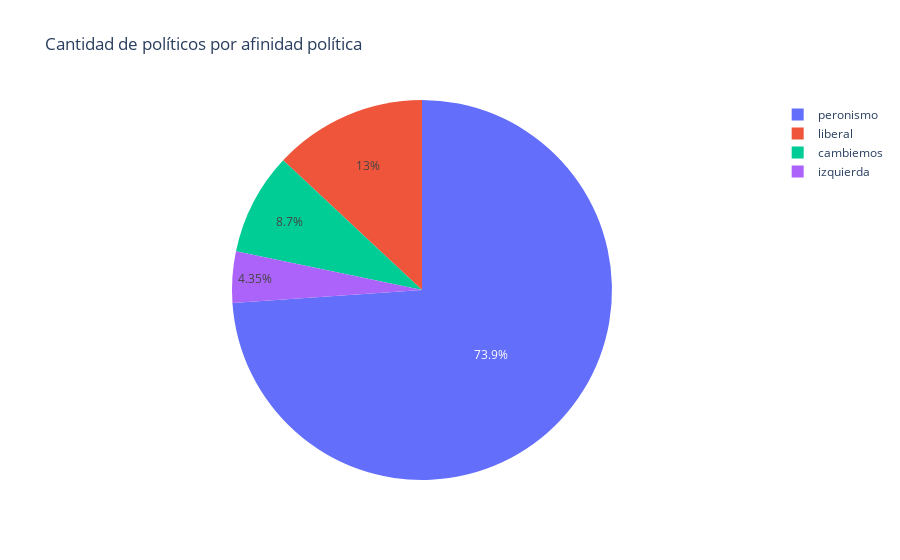

The notebook cell saved with this chart:
### Markdown cell above
<a id='b'></a>
## Afinidades políticas de los invitados "políticos"

### Code cell
# Seleccionamos a los 'políticos' del dataframe
df_politico = area_afinidad[area_afinidad['area'] == 'político']

# Contamos cuántos hay para cada variable de 'afinidad_politica'
counts = df_politico['afinidad_politica'].value_counts()

# Creamos el gráfico
fig = px.pie(names=counts.index, values=counts.values,
             title='Cantidad de políticos por afinidad política')

fig.show()

### Figure 1 — Plotly figure (JSON) as saved in the notebook; plotly's stock layout.template omitted (floating-point values rounded to 4 significant figures)
{"data": [{"domain": {"x": [0, 1], "y": [0, 1]}, "hovertemplate": "label=%{label}<br>value=%{value}<extra></extra>", "labels": ["peronismo", "liberal", "cambiemos", "izquierda"], "legendgroup": "", "name": "", "showlegend": true, "type": "pie", "values": [17, 3, 2, 1]}], "layout": {"autosize": true, "legend": {"tracegroupgap": 0}, "title": {"text": "Cantidad de políticos por afinidad política"}}}
